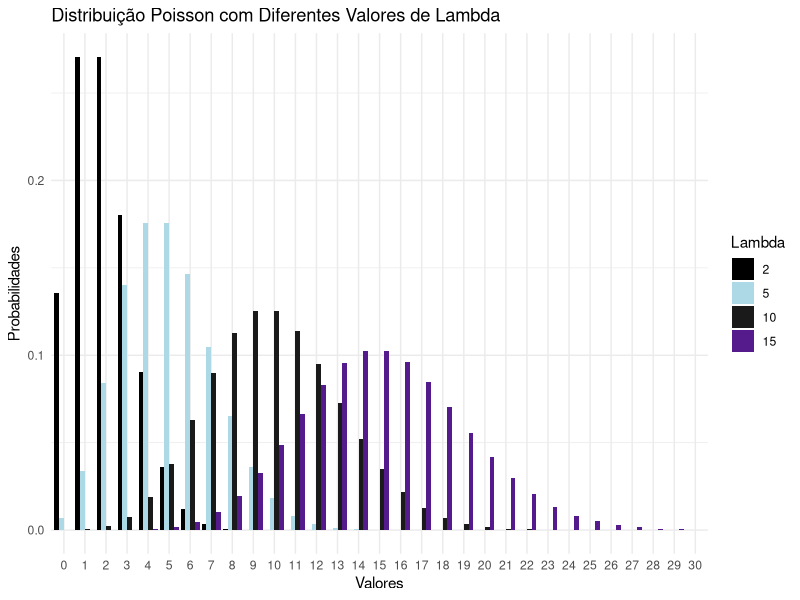
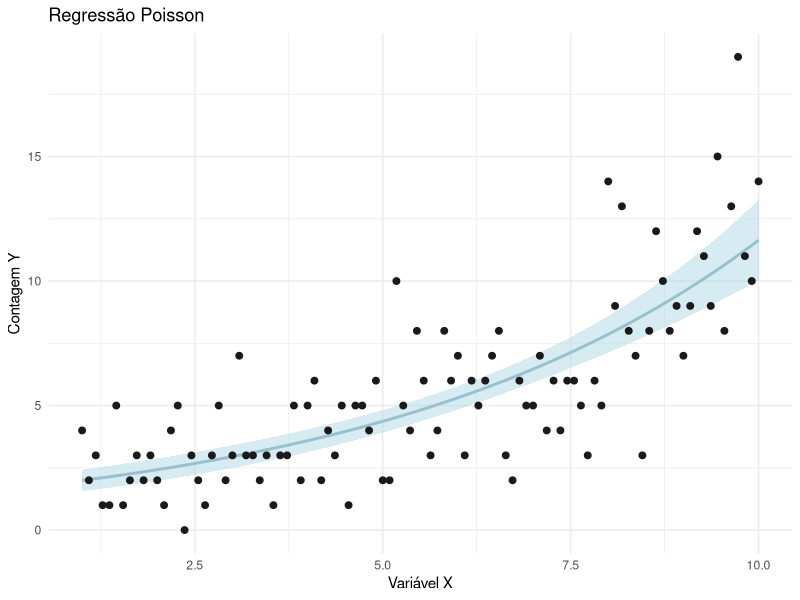
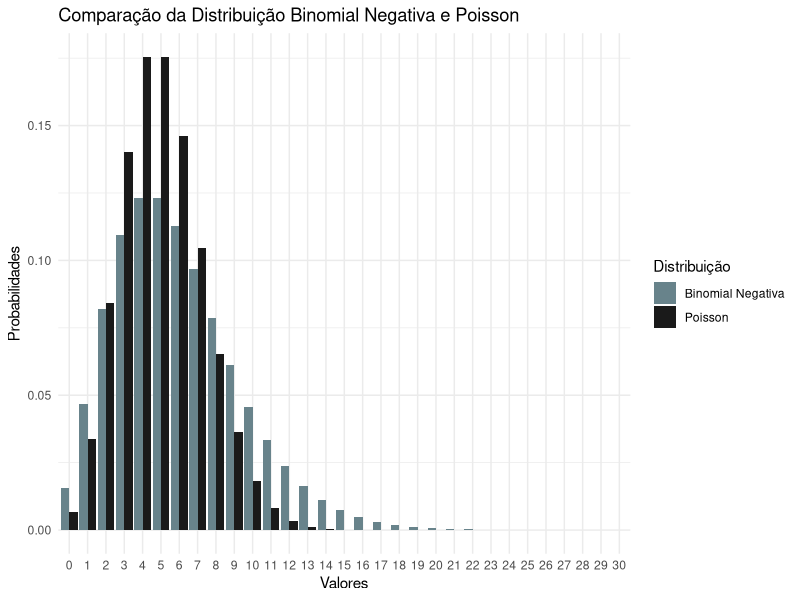
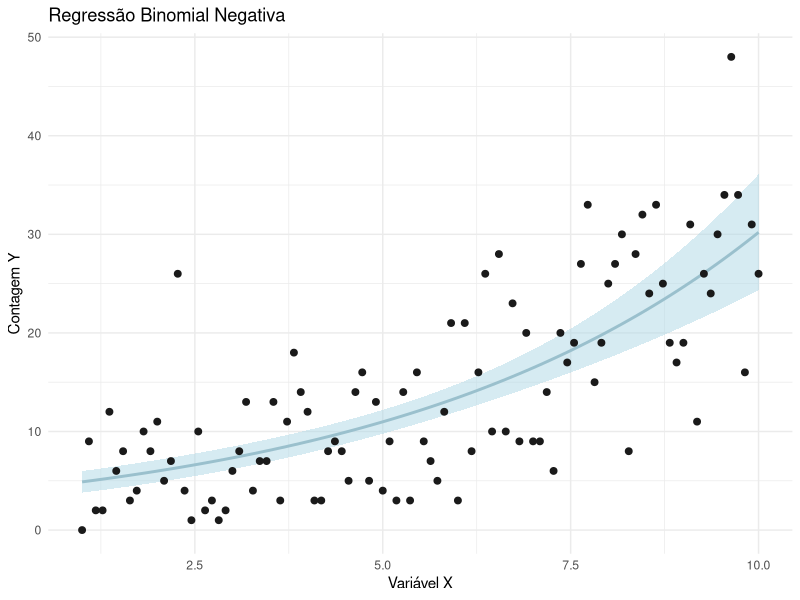
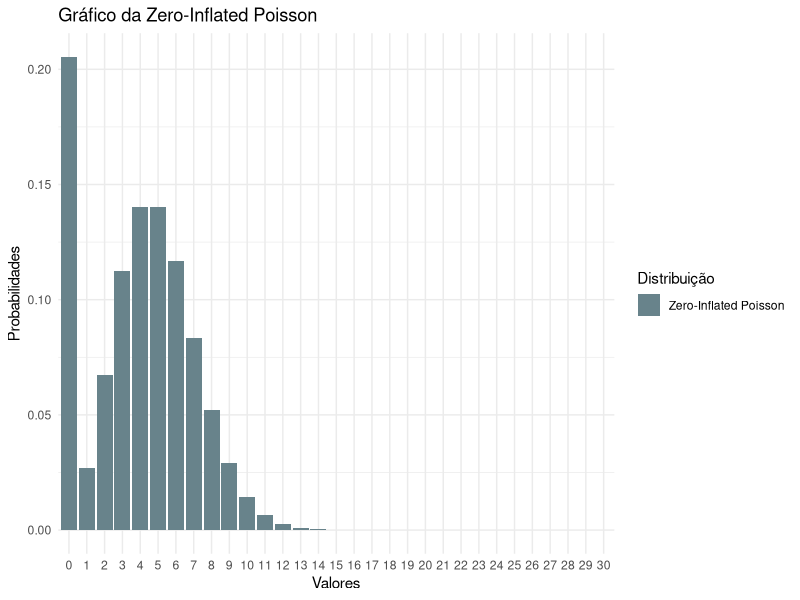
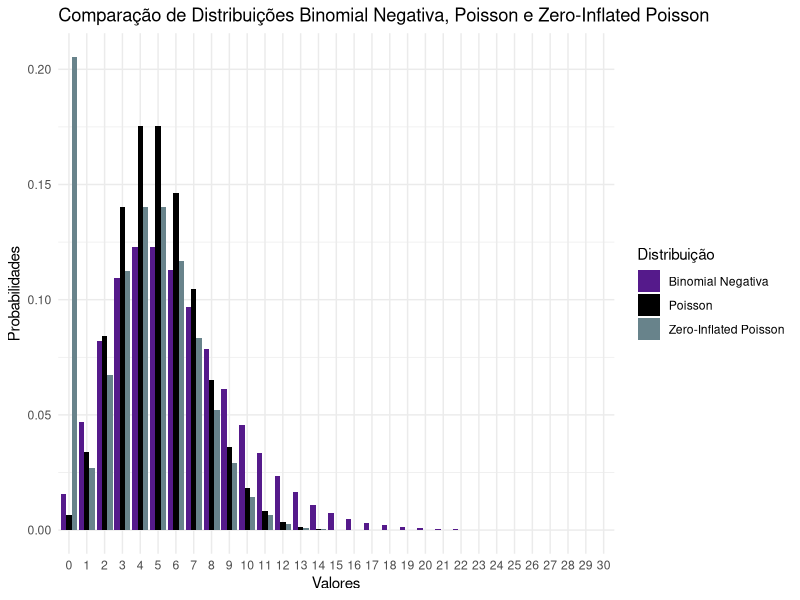

Write R code to recreate these figures, in order.
## ---- chunk 1

library(ggplot2)
lambdas <- c(2, 5, 10, 15)  # Valores diferentes de lambda

# Valores possíveis para o eixo x
x_values <- 0:30

# Cálculo das probabilidades para cada valor de lambda
poisson_probs <- sapply(lambdas, function(lambda) dpois(x_values, lambda))

# Criação do data frame para o gráfico
data <- data.frame(x = rep(x_values, length(lambdas)),
                   y = c(poisson_probs),
                   lambda = rep(lambdas, each = length(x_values)))

# Plot do gráfico
cores <- c("black", "lightblue", "gray10", "purple4")

ggplot(data, aes(x = as.factor(x), y = y, fill = as.factor(lambda))) +
  geom_bar(stat = "identity", position = "dodge") +
  labs(x = "Valores", y = "Probabilidades", fill = "Lambda") +
  scale_fill_manual(values = cores) + 
  ggtitle("Distribuição Poisson com Diferentes Valores de Lambda") +
  theme_minimal()

## ---- chunk 2
# Gerar dados simulados
x <- seq(1, 10, length.out = 100)
lambda <- exp(0.5 + 0.2 * x)
y <- rpois(length(x), lambda)

# Ajustar modelo de regressão Poisson
model <- glm(y ~ x, family = poisson())

# Prever valores ajustados
predicted <- predict(model, type = "response", se.fit = TRUE)

# Criar data frame com os valores
data <- data.frame(x = x, y = predicted$fit, ymin = predicted$fit - 1.96 * predicted$se.fit, 
                   ymax = predicted$fit + 1.96 * predicted$se.fit)

# Obter os coeficientes estimados
intercept <- coef(model)[1]
slope <- coef(model)[2]

# Função para formatar a fórmula estimada da reta
format_formula <- function(intercept, slope) {
  paste0("y = exp(", round(intercept, 2), " + ", round(slope, 2), "x)")
}

# Plot do gráfico
ggplot() +
  geom_ribbon(data = data, aes(x = x, ymin = ymin, ymax = ymax), fill = "lightblue", alpha = 0.5) +
  geom_line(data = data, aes(x = x, y = y), color = "lightblue3", size = 1) +
  geom_point(data = data.frame(x, y), aes(x = x, y = y), color = "gray10", size = 2) +
  geom_text(x = 1, y = max(predicted$fit), label = format_formula(intercept, slope), hjust = 0, vjust = 1) +
  labs(x = "Variável X", y = "Contagem Y", title = "Regressão Poisson") +
  theme_minimal() 
## ---- chunk 3
# Parâmetros das distribuições
size <- 6  # Parâmetro "size" da distribuição binomial negativa
prob <- 0.5  # Parâmetro "prob" da distribuição binomial negativa
lambda <- 5  # Parâmetro "lambda" da distribuição Poisson

# Valores possíveis para o eixo x
x_values <- 0:30

# Função para calcular as probabilidades da distribuição binomial negativa
negative_binomial_probs <- function(x, size, prob) {
  choose(x + size - 1, x) * prob^x * (1 - prob)^size
}

# Cálculo das probabilidades das distribuições binomial negativa e Poisson
negative_binomial_probs <- negative_binomial_probs(x_values, size, prob)
poisson_probs <- dpois(x_values, lambda)

# Criação do data frame para o gráfico
data <- data.frame(x = rep(x_values, 2),
                   y = c(negative_binomial_probs, poisson_probs),
                   distribuicao = rep(c("Binomial Negativa", "Poisson"), each = length(x_values)))

# Plot do gráfico
ggplot(data, aes(x = as.factor(x), y = y, fill = distribuicao)) +
  geom_bar(stat = "identity", position = "dodge") +
  labs(x = "Valores", y = "Probabilidades", fill = "Distribuição") +
  scale_fill_manual(values = c("lightblue4", "gray10")) + 
  ggtitle("Comparação da Distribuição Binomial Negativa e Poisson") +
  theme_minimal()

## ---- chunk 4
require(ggplot2)
# Gerar dados simulados
x <- seq(1, 10, length.out = 100)
size <- exp(0.5 + 0.2 * x)
prob <- 0.3
y <- rnbinom(length(x), size = size, prob = prob)

# Ajustar modelo de regressão binomial negativa
model <- MASS::glm.nb(y ~ x)

# Prever valores ajustados
predicted <- predict(model, type = "response", se.fit = TRUE)

# Criar data frame com os valores
data <- data.frame(x = x, y = predicted$fit, ymin = predicted$fit - 1.96 * predicted$se.fit, 
                   ymax = predicted$fit + 1.96 * predicted$se.fit)

# Obter os coeficientes estimados
intercept <- coef(model)[1]
slope <- coef(model)[2]

# Função para formatar a fórmula estimada da reta
format_formula <- function(intercept, slope) {
  paste0("y = NegBin(", round(intercept, 2), " + ", round(slope, 2), "x)")
}

# Plot do gráfico
ggplot2::ggplot() +
  geom_ribbon(data = data, aes(x = x, ymin = ymin, ymax = ymax), fill = "lightblue", alpha = 0.5) +
  geom_line(data = data, aes(x = x, y = y), color = "lightblue3", size = 1) +
  geom_point(data = data.frame(x, y), aes(x = x, y = y), color = "gray10", size = 2) +
  geom_text(x = 1, y = max(predicted$fit), label = format_formula(intercept, slope), hjust = 0, vjust = 1) +
  labs(x = "Variável X", y = "Contagem Y", title = "Regressão Binomial Negativa") +
  theme_minimal()
## ---- chunk 5

psi <- 0.2  # Parâmetro "psi" da distribuição Zero-Inflated Poisson

# Valores possíveis para o eixo x
x_values <- 0:30

# Cálculo das probabilidades da Zero-Inflated Poisson
zip_probs <- ifelse(x_values == 0, psi + (1 - psi) * dpois(x_values, lambda), (1 - psi) * dpois(x_values, lambda))

# Criação do data frame para o gráfico
data <- data.frame(x = rep(x_values, 3),
                   y = zip_probs,
                   distribuicao = rep("Zero-Inflated Poisson"), each = length(x_values))

# Plot do gráfico

ggplot(data, aes(x = as.factor(x), y = y, fill = distribuicao)) +
  geom_bar(stat = "identity", position = "dodge") +
  labs(x = "Valores", y = "Probabilidades", fill = "Distribuição") +
  scale_fill_manual(values = "lightblue4") + 
  ggtitle("Gráfico da Zero-Inflated Poisson") +
  theme_minimal()

## ---- chunk 6
# Função para calcular as probabilidades da distribuição binomial negativa
negative_binomial_probs <- function(x, size, prob) {
  choose(x + size - 1, x) * prob^x * (1 - prob)^size
}

# Parâmetros das distribuições
size <- 6  # Parâmetro "size" da distribuição binomial negativa
prob <- 0.5  # Parâmetro "prob" da distribuição binomial negativa
lambda <- 5  # Parâmetro "lambda" da distribuição Poisson
psi <- 0.2  # Parâmetro "psi" da distribuição Zero-Inflated Poisson

# Valores possíveis para o eixo x
x_values <- 0:30

# Cálculo das probabilidades das distribuições binomial negativa, Poisson e Zero-Inflated Poisson
negative_binomial_probs <- negative_binomial_probs(x_values, size, prob)
poisson_probs <- dpois(x_values, lambda)
zip_probs <- ifelse(x_values == 0, psi + (1 - psi) * dpois(x_values, lambda), (1 - psi) * dpois(x_values, lambda))

# Criação do data frame para o gráfico
data <- data.frame(x = rep(x_values, 3),
                   y = c(negative_binomial_probs, poisson_probs, zip_probs),
                   distribuicao = rep(c("Binomial Negativa", "Poisson", "Zero-Inflated Poisson"), each = length(x_values)))

# Plot do gráfico

ggplot(data, aes(x = as.factor(x), y = y, fill = distribuicao)) +
  geom_bar(stat = "identity", position = "dodge") +
  labs(x = "Valores", y = "Probabilidades", fill = "Distribuição") +
  scale_fill_manual(values = c("purple4" , "black","lightblue4")) + 
  ggtitle("Comparação de Distribuições Binomial Negativa, Poisson e Zero-Inflated Poisson") +
  theme_minimal()

## ---- chunk 7
dados <- pscl::bioChemists
